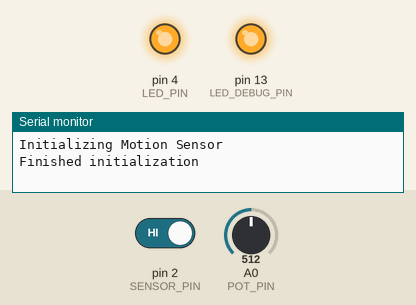
The sketch below on a simulated Arduino Uno, built with avr-gcc and run on an emulated ATmega328P. Parts: output pins drawn as LEDs (lit = HIGH), the last lines printed to the serial monitor. The test bench sets the inputs (shaded band); at power-on: pin 2 (SENSOR_PIN) HIGH, A0 (POT_PIN) = 512.

Above: at 0.37 s.
At 1.2 s:
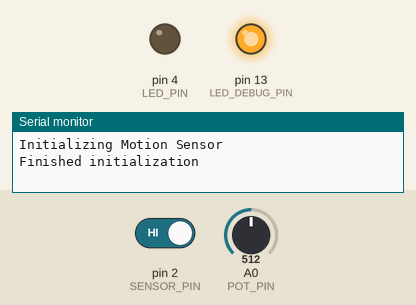
1.3 s: pin 2 (SENSOR_PIN) driven LOW
At 1.42 s:
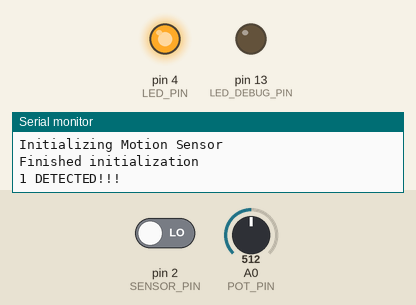
Timing chart, 0 to 4.3 s (numbered marks = the images above; inputs shaded):
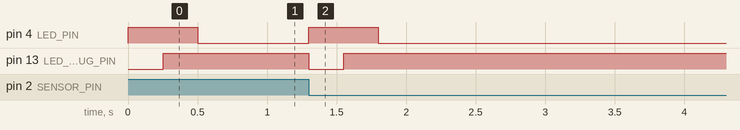

The sketch:

pir_testing.ino
```cpp
const int SENSOR_PIN = 2;
const int LED_PIN = 4;
const int LED_DEBUG_PIN = 13;
const int POT_PIN = 0;

bool state;
long last_detection_time;
int number_of_detections;

void setup() {
    // put your setup code here, to run once:
    state = false;
    pinMode(LED_PIN, OUTPUT);
    pinMode(LED_DEBUG_PIN, OUTPUT);
    Serial.begin(9600);

    pinMode(SENSOR_PIN, INPUT_PULLUP);

    Serial.println("Initializing Motion Sensor");
    last_detection_time = millis();
    //delay(10000);

    attachInterrupt(digitalPinToInterrupt(SENSOR_PIN), blink, FALLING);
    Serial.println("Finished initialization");

    number_of_detections = 0;
}

float secondsToMillis(float seconds) {
    return seconds * 1000.0;
}


void loop() {
    // put your main code here, to run repeatedly:

    if (isReadyToDetectAgain(last_detection_time)) {
        digitalWrite(LED_DEBUG_PIN, HIGH);
    } else {
        digitalWrite(LED_DEBUG_PIN, LOW);
    }

    if (millis() - last_detection_time > 500) {
        digitalWrite(LED_PIN, LOW);
    } else {
        int pot_value = analogRead(POT_PIN);
        analogWrite(LED_PIN, pot_value / 4);
    }
}

bool isReadyToDetectAgain(long last_detection_time) {
    return (millis() - last_detection_time) > secondsToMillis(0.25);
}

void blink() {
    if (isReadyToDetectAgain(last_detection_time)) {
        number_of_detections++;
        Serial.print(number_of_detections);
        Serial.println(" DETECTED!!!");
        state = true;
        last_detection_time = millis();
    }

}
```

Measured:
- after the input at 1.3 s, pin 4 (LED_PIN): LOW → HIGH at once, → LOW 0.50 s later; pin 13 (LED_DEBUG_PIN): HIGH → LOW at once, → HIGH 0.25 s later
